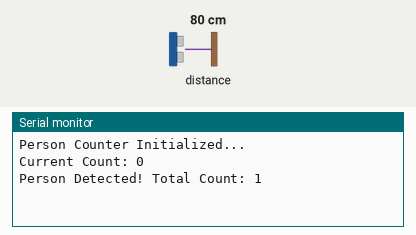
Recording of a sketch running on a simulated Arduino Uno, built with avr-gcc and run on an emulated ATmega328P. On the bench: the last lines printed to the serial monitor. The inputs (shaded band) are chosen by the test bench; at power-on: distance to the obstacle 80 cm.

Above: at 1.2 s.
1.3 s: distance to the obstacle set to 120 cm
At 2.0 s:
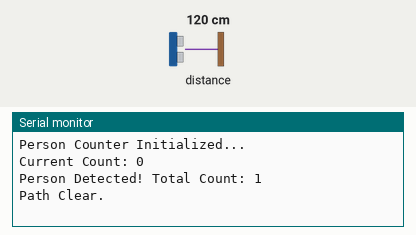
2.8 s: distance to the obstacle set to 2 cm
At 4.2 s:
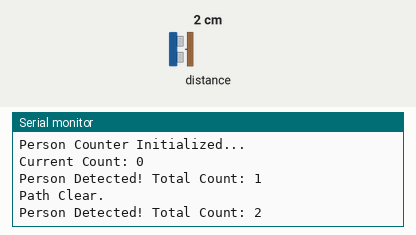

The sketch:

tofCount.ino
```cpp
#include "Adafruit_VL53L0X.h"

Adafruit_VL53L0X lox = Adafruit_VL53L0X();

// --- Configuration ---
const int DETECTION_THRESHOLD = 1000; // Distance in mm (e.g., 1 meter)
const int DEBOUNCE_DELAY = 50;        // Small delay to stabilize readings

int personCount = 0;
bool isPersonDetected = false;

void setup() {
  Serial.begin(115200);

  while (!Serial) {
    delay(1);
  }

  if (!lox.begin()) {
    Serial.println(F("Failed to boot VL53L0X"));
    while(1);
  }

  Serial.println(F("Person Counter Initialized..."));
  Serial.print("Current Count: ");
  Serial.println(personCount);
}

void loop() {
  VL53L0X_RangingMeasurementData_t measure;
  lox.rangingTest(&measure, false);

  // Check if the reading is valid (RangeStatus 0 is a clean hit)
  if (measure.RangeStatus != 4) {
    int currentDistance = measure.RangeMilliMeter;

    // Logic: If distance is less than threshold and we weren't already detecting someone
    if (currentDistance < DETECTION_THRESHOLD && !isPersonDetected) {
      isPersonDetected = true;
      personCount++;

      Serial.print("Person Detected! Total Count: ");
      Serial.println(personCount);
    }
    // Logic: If distance returns to normal, reset the detection state
    else if (currentDistance >= DETECTION_THRESHOLD && isPersonDetected) {
      isPersonDetected = false;
      Serial.println("Path Clear.");
    }
  }

  delay(DEBOUNCE_DELAY);
}
```

Measured:
- after the input at 1.3 s, the serial monitor: prints a new line after 0.06 s (image 1)
- after the input at 2.8 s, the serial monitor: prints a new line after 0.06 s (image 2)
